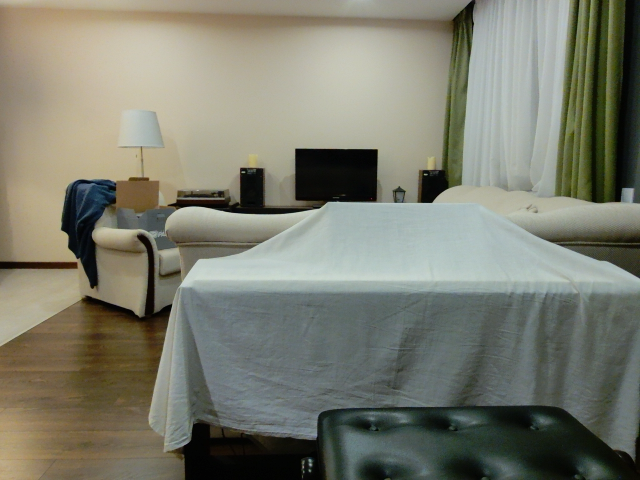
#> input picture test_photo_L.png, 640 x 480 px, found by its file name
$ python easyStereoMap.py
#> lines starting #> are read from the running program, lines starting #| are printed output that depends on the picture
# import required libraries
import numpy as np
import cv2
from matplotlib import pyplot as plt

# read two input images
imgL = cv2.imread('/Users/pmaksimkin/PycharmProjects/depthMapV2/test_photo_L.png',0)
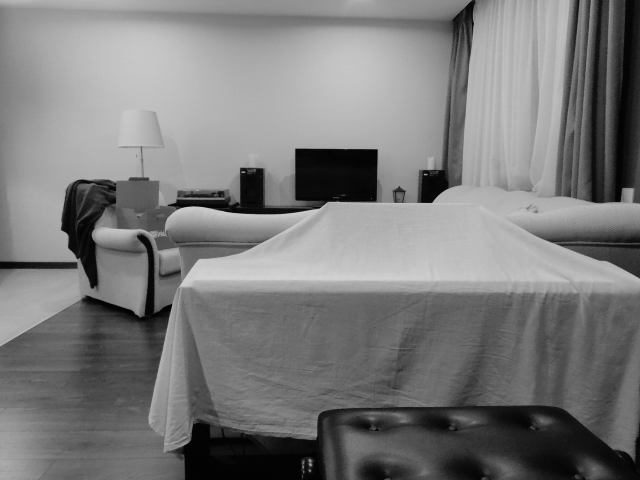
#> imgL: shape (480, 640); min 1, max 213, mean 122.5
imgR = cv2.imread('/Users/pmaksimkin/PycharmProjects/depthMapV2/test_photo_R.png',0)
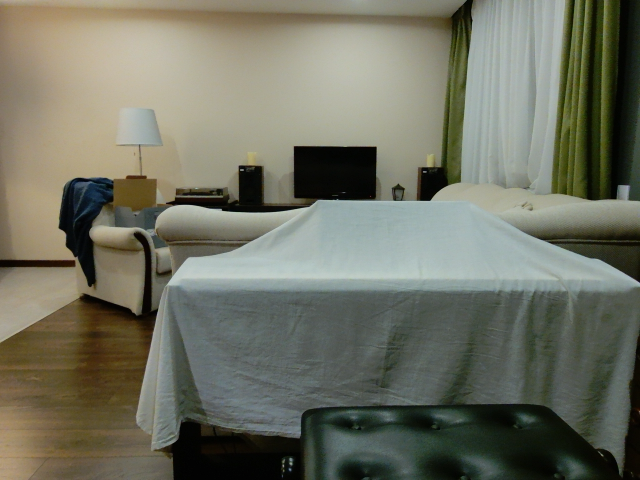
#> input picture test_photo_R.png, 640 x 480 px, found by its file name
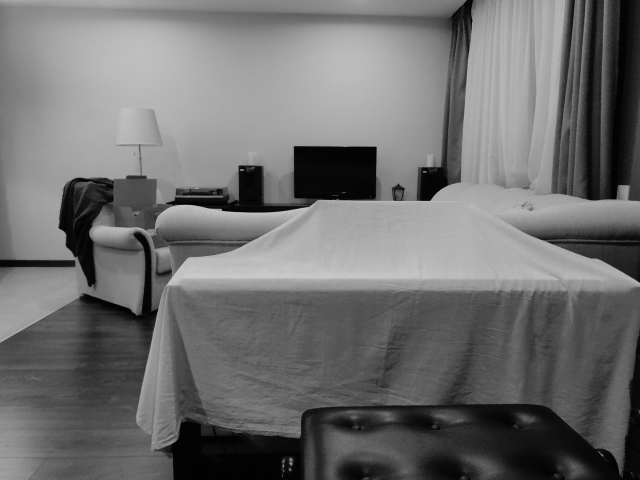
#> imgR: shape (480, 640); min 0, max 202, mean 111.2

# Initiate and StereoBM object
stereo = cv2.StereoBM_create(numDisparities=0, blockSize=31)

# compute the disparity map
disparity = stereo.compute(imgL,imgR)
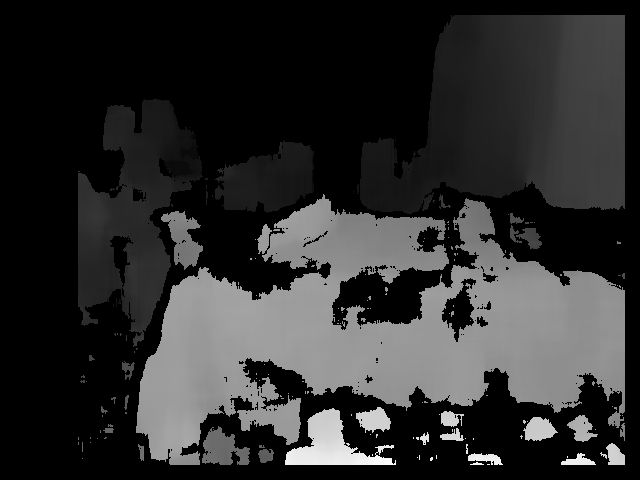
#> disparity: shape (480, 640) int16; min -16, max 343, mean 48.9; drawn with min black and max white
disparity1 = stereo.compute(imgR,imgL)
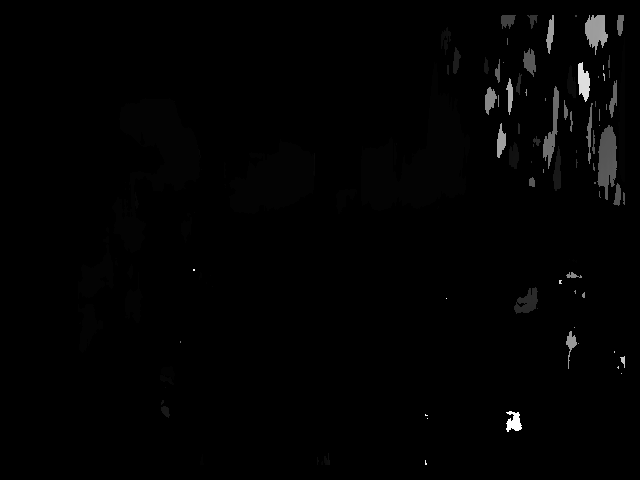
#> disparity1: shape (480, 640) int16; min -16, max 1008, mean -5.9; drawn with min black and max white
plt.imshow(disparity,'gray')
plt.show()
